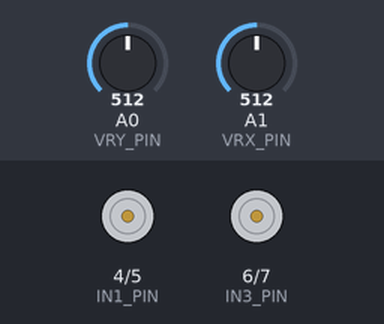
This sketch was run on a simulated Arduino Uno, built with avr-gcc and run on an emulated ATmega328P. Shown: motor-driver pin pairs drawn as motors (green arrow = first pin HIGH = forward, orange = second pin HIGH = backward, longer = more drive). The test bench sets the inputs (shaded band); at power-on: A0 (VRY_PIN) = 512, A1 (VRX_PIN) = 512.

Above: at 1.2 s.
1.3 s: A0 (VRY_PIN) set to 610
At 2.5 s:
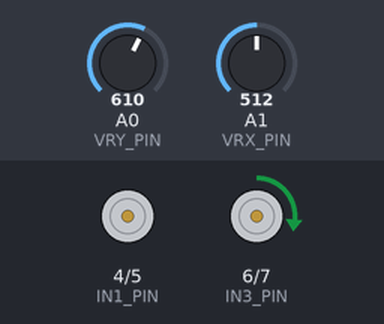
2.8 s: A1 (VRX_PIN) set to 610
At 3.8 s:
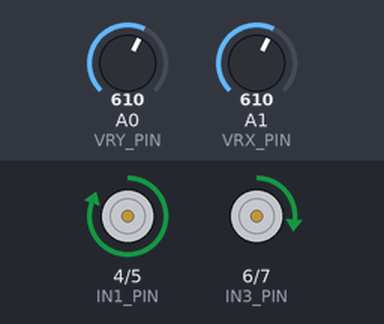
4.3 s: A0 (VRY_PIN) set to 716
At 4.9 s:
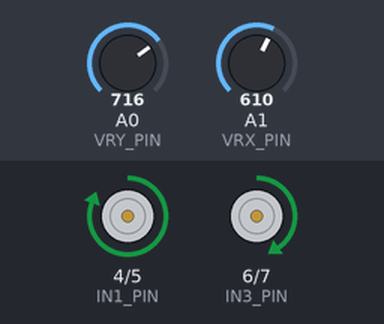
5.8 s: A1 (VRX_PIN) set to 590
At 6.1 s:
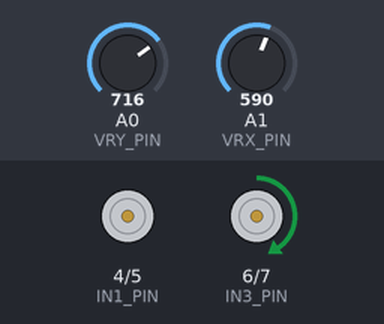
7.3 s: A0 (VRY_PIN) set to 754
At 8.4 s:
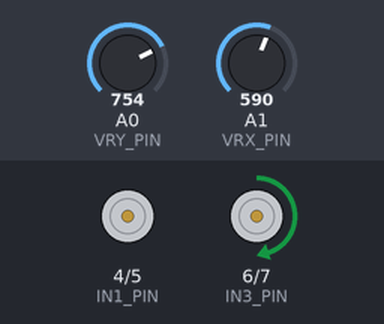
8.8 s: A0 (VRY_PIN) set to 770
At 9.5 s:
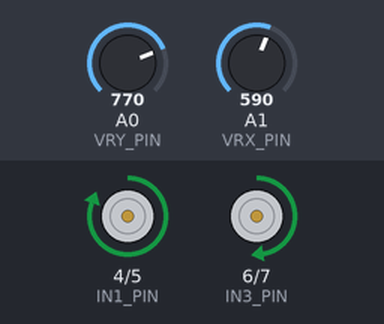
Timing chart, 0 to 11.3 s (numbered marks = the images above; inputs shaded):
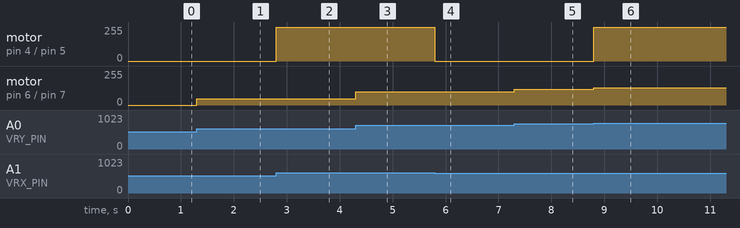

Measured:
- the behaviour switches between 601 and 600 on A1 (VRX_PIN) (found by bisection; images 3 and 4)
- the behaviour switches between 769 and 770 on A0 (VRY_PIN) (found by bisection; images 5 and 6)
- after the input at 1.3 s, motor on pin 6 (IN3_PIN) / pin 7 (IN4_PIN): stopped → forward 48/255 at once
- after the input at 2.8 s, motor on pin 4 (IN1_PIN) / pin 5 (IN2_PIN): stopped → forward 255/255 at once
- after the input at 4.3 s, motor on pin 6 (IN3_PIN) / pin 7 (IN4_PIN): forward 48/255 → forward 101/255 at once
- after the input at 5.8 s, motor on pin 4 (IN1_PIN) / pin 5 (IN2_PIN): forward 255/255 → stopped at once
- after the input at 7.3 s, motor on pin 6 (IN3_PIN) / pin 7 (IN4_PIN): forward 101/255 → forward 120/255 at once
- after the input at 8.8 s, motor on pin 4 (IN1_PIN) / pin 5 (IN2_PIN): stopped → forward 255/255 at once; motor on pin 6 (IN3_PIN) / pin 7 (IN4_PIN): forward 120/255 → forward 128/255 at once

The sketch:

CadeiraPrototipo.ino
```cpp
#define IN1_PIN  4
#define IN2_PIN  5
#define IN3_PIN  6
#define IN4_PIN  7
#define VRY_PIN  A0  // Defina o pino VRY_PIN
#define VRX_PIN  A1  // Defina o pino VRX_PIN

#define LEFT_THRESHOLD  400
#define RIGHT_THRESHOLD 600
#define UP_THRESHOLD    400
#define DOWN_THRESHOLD  600

int speed = 0;  // Velocidade nos eixos X e Y

bool wasJoystickMoved = false;   // Variável de controle para verificar se o joystick foi movido

void setup() {
  pinMode(IN1_PIN, OUTPUT);
  pinMode(IN2_PIN, OUTPUT);
  pinMode(IN3_PIN, OUTPUT);
  pinMode(IN4_PIN, OUTPUT);
}

void loop() {
  int xValue = analogRead(VRX_PIN);
  int yValue = analogRead(VRY_PIN);

  if (abs(xValue - 512) > 10 || abs(yValue - 512) > 10) {
    // Joystick foi movido
    wasJoystickMoved = true;

    // Calcula a velocidade com base no valor do joystick
    speed = map(max(abs(xValue - 512), abs(yValue - 512)), 0, 512, 0, 255);

    if (xValue > RIGHT_THRESHOLD) {
      // Virar à direita com o motor do eixo X em um único sentido
      digitalWrite(IN1_PIN, HIGH);
      digitalWrite(IN2_PIN, LOW);
      analogWrite(IN3_PIN, speed);
      analogWrite(IN4_PIN, speed);
    } else if (xValue < LEFT_THRESHOLD) {
      // Virar à esquerda
      digitalWrite(IN4_PIN, LOW);
      digitalWrite(IN3_PIN, HIGH);
      analogWrite(IN2_PIN, speed);
      analogWrite(IN1_PIN, speed);
    } else if (yValue > UP_THRESHOLD) {
      // Mover para frente
      analogWrite(IN1_PIN, speed);
      analogWrite(IN2_PIN, 0);
      analogWrite(IN3_PIN, speed);
      analogWrite(IN4_PIN, 0);
    } else if (yValue < DOWN_THRESHOLD) {
      // Mover para trás
      analogWrite(IN1_PIN, 0);
      analogWrite(IN2_PIN, speed);
      analogWrite(IN3_PIN, 0);
      analogWrite(IN4_PIN, speed);
    }
  } else if (wasJoystickMoved) {
    // Joystick voltou à posição neutra após ter sido movido
    analogWrite(IN1_PIN, 0);
    analogWrite(IN2_PIN, 0);
    analogWrite(IN3_PIN, 0);
    analogWrite(IN4_PIN, 0);
    wasJoystickMoved = false;
  }
}
```
